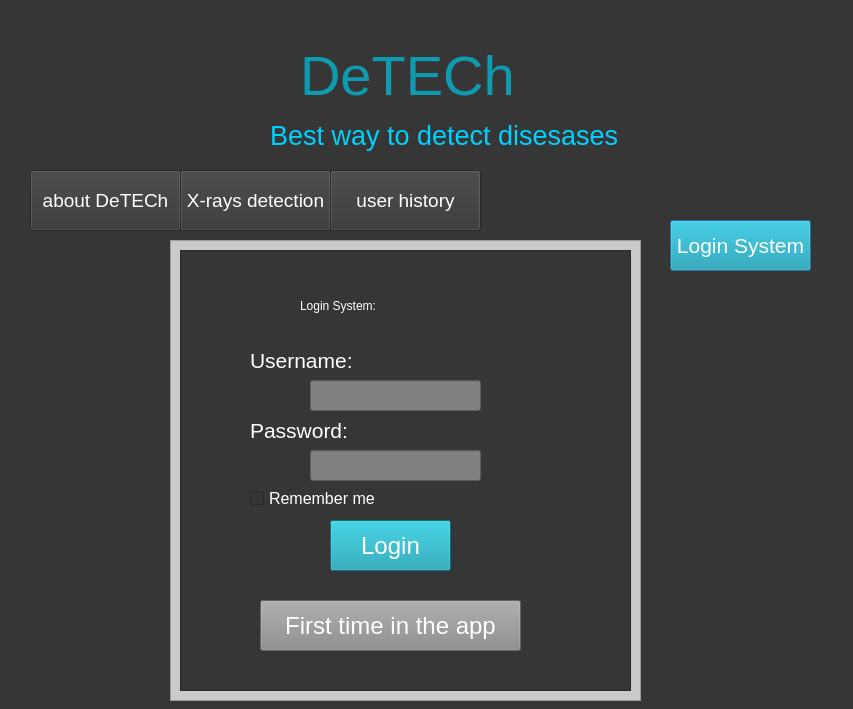
<?xml version="1.0" encoding="UTF-8"?>
<ui version="4.0">
 <class>Dialog</class>
 <widget class="QDialog" name="Dialog">
  <property name="geometry">
   <rect>
    <x>0</x>
    <y>0</y>
    <width>853</width>
    <height>709</height>
   </rect>
  </property>
  <property name="windowTitle">
   <string>Dialog</string>
  </property>
  <property name="styleSheet">
   <string notr="true">background-color: rgb(54, 54, 54);</string>
  </property>
  <widget class="QPushButton" name="pushButton">
   <property name="geometry">
    <rect>
     <x>670</x>
     <y>220</y>
     <width>141</width>
     <height>51</height>
    </rect>
   </property>
   <property name="styleSheet">
    <string notr="true">background-color: rgb(14, 154, 175);
color: rgb(255,255,255);
font-size: 16pt
</string>
   </property>
   <property name="text">
    <string>Login System</string>
   </property>
  </widget>
  <widget class="QLabel" name="label_2">
   <property name="geometry">
    <rect>
     <x>300</x>
     <y>20</y>
     <width>211</width>
     <height>111</height>
    </rect>
   </property>
   <property name="styleSheet">
    <string notr="true">color: rgb(14, 154, 175);
font-size: 42pt </string>
   </property>
   <property name="text">
    <string>DeTECh</string>
   </property>
  </widget>
  <widget class="QLabel" name="label_6">
   <property name="geometry">
    <rect>
     <x>270</x>
     <y>120</y>
     <width>351</width>
     <height>31</height>
    </rect>
   </property>
   <property name="styleSheet">
    <string notr="true">color: rgb(0, 209, 255);
font-size: 20pt 
</string>
   </property>
   <property name="text">
    <string>Best way to detect disesases</string>
   </property>
  </widget>
  <widget class="QLabel" name="label_12">
   <property name="geometry">
    <rect>
     <x>660</x>
     <y>130</y>
     <width>141</width>
     <height>91</height>
    </rect>
   </property>
   <property name="text">
    <string/>
   </property>
   <property name="pixmap">
    <pixmap>books3.png</pixmap>
   </property>
  </widget>
  <widget class="QPushButton" name="pushButton_5">
   <property name="geometry">
    <rect>
     <x>330</x>
     <y>170</y>
     <width>151</width>
     <height>61</height>
    </rect>
   </property>
   <property name="styleSheet">
    <string notr="true">background-color: rgb(54, 54, 54);
color: rgb(255,255,255);
font-size: 14pt
</string>
   </property>
   <property name="text">
    <string>user history</string>
   </property>
   <property name="default">
    <bool>false</bool>
   </property>
   <property name="flat">
    <bool>false</bool>
   </property>
  </widget>
  <widget class="QPushButton" name="pushButton_6">
   <property name="geometry">
    <rect>
     <x>30</x>
     <y>170</y>
     <width>151</width>
     <height>61</height>
    </rect>
   </property>
   <property name="styleSheet">
    <string notr="true">background-color: rgb(54, 54, 54);
color: rgb(255,255,255);
font-size: 14pt
</string>
   </property>
   <property name="text">
    <string>about DeTECh</string>
   </property>
   <property name="default">
    <bool>false</bool>
   </property>
   <property name="flat">
    <bool>false</bool>
   </property>
  </widget>
  <widget class="QPushButton" name="pushButton_7">
   <property name="geometry">
    <rect>
     <x>180</x>
     <y>170</y>
     <width>151</width>
     <height>61</height>
    </rect>
   </property>
   <property name="styleSheet">
    <string notr="true">background-color: rgb(54, 54, 54);
color: rgb(255,255,255);
font-size: 14pt
</string>
   </property>
   <property name="text">
    <string>X-rays detection</string>
   </property>
   <property name="default">
    <bool>false</bool>
   </property>
   <property name="flat">
    <bool>false</bool>
   </property>
  </widget>
  <widget class="QLabel" name="label">
   <property name="geometry">
    <rect>
     <x>520</x>
     <y>30</y>
     <width>91</width>
     <height>91</height>
    </rect>
   </property>
   <property name="text">
    <string/>
   </property>
   <property name="pixmap">
    <pixmap>logo1.png</pixmap>
   </property>
  </widget>
  <widget class="QFrame" name="frame_2">
   <property name="geometry">
    <rect>
     <x>170</x>
     <y>240</y>
     <width>471</width>
     <height>461</height>
    </rect>
   </property>
   <property name="styleSheet">
    <string notr="true">background-color: rgb(202,202,202);</string>
   </property>
   <property name="frameShape">
    <enum>QFrame::StyledPanel</enum>
   </property>
   <property name="frameShadow">
    <enum>QFrame::Raised</enum>
   </property>
   <widget class="QFrame" name="frame">
    <property name="geometry">
     <rect>
      <x>10</x>
      <y>10</y>
      <width>451</width>
      <height>441</height>
     </rect>
    </property>
    <property name="styleSheet">
     <string notr="true">background-color: rgb(54,54,54);</string>
    </property>
    <property name="frameShape">
     <enum>QFrame::StyledPanel</enum>
    </property>
    <property name="frameShadow">
     <enum>QFrame::Raised</enum>
    </property>
    <widget class="QCheckBox" name="checkBox">
     <property name="geometry">
      <rect>
       <x>70</x>
       <y>240</y>
       <width>131</width>
       <height>17</height>
      </rect>
     </property>
     <property name="styleSheet">
      <string notr="true">color: rgb(255,255,255);
font-size: 12pt</string>
     </property>
     <property name="text">
      <string>Remember me</string>
     </property>
    </widget>
    <widget class="QPushButton" name="pushButton_2">
     <property name="geometry">
      <rect>
       <x>150</x>
       <y>270</y>
       <width>121</width>
       <height>51</height>
      </rect>
     </property>
     <property name="styleSheet">
      <string notr="true">background-color: rgb(14, 154, 175);
color: rgb(255,255,255);
font-size: 18pt
</string>
     </property>
     <property name="text">
      <string>Login</string>
     </property>
    </widget>
    <widget class="QLabel" name="label_4">
     <property name="geometry">
      <rect>
       <x>70</x>
       <y>100</y>
       <width>111</width>
       <height>21</height>
      </rect>
     </property>
     <property name="styleSheet">
      <string notr="true">color: rgb(255,255,255);
font-size: 16pt</string>
     </property>
     <property name="text">
      <string>Username:</string>
     </property>
    </widget>
    <widget class="QLineEdit" name="lineEdit_4">
     <property name="geometry">
      <rect>
       <x>130</x>
       <y>130</y>
       <width>171</width>
       <height>31</height>
      </rect>
     </property>
     <property name="autoFillBackground">
      <bool>false</bool>
     </property>
     <property name="styleSheet">
      <string notr="true">background-color: rgb(129, 129, 129);
color: rgb(42, 42, 42);
font-size: 12pt
</string>
     </property>
     <property name="text">
      <string/>
     </property>
     <property name="placeholderText">
      <string/>
     </property>
    </widget>
    <widget class="QLabel" name="label_3">
     <property name="geometry">
      <rect>
       <x>120</x>
       <y>20</y>
       <width>221</width>
       <height>71</height>
      </rect>
     </property>
     <property name="styleSheet">
      <string notr="true">background-color: rgb(54,54,54);
color: rgb(255, 255, 255);
font: 75 28pt &quot;MS Shell Dlg 2&quot;;</string>
     </property>
     <property name="text">
      <string>Login System:</string>
     </property>
    </widget>
    <widget class="QLineEdit" name="lineEdit_3">
     <property name="geometry">
      <rect>
       <x>130</x>
       <y>200</y>
       <width>171</width>
       <height>31</height>
      </rect>
     </property>
     <property name="autoFillBackground">
      <bool>false</bool>
     </property>
     <property name="styleSheet">
      <string notr="true">background-color: rgb(129, 129, 129);
color: rgb(42, 42, 42);
font-size: 12pt</string>
     </property>
     <property name="inputMethodHints">
      <set>Qt::ImhSensitiveData</set>
     </property>
     <property name="text">
      <string/>
     </property>
     <property name="placeholderText">
      <string/>
     </property>
    </widget>
    <widget class="QLabel" name="label_5">
     <property name="geometry">
      <rect>
       <x>70</x>
       <y>170</y>
       <width>111</width>
       <height>21</height>
      </rect>
     </property>
     <property name="styleSheet">
      <string notr="true">color: rgb(255,255,255);
font-size: 16pt</string>
     </property>
     <property name="text">
      <string>Password:</string>
     </property>
    </widget>
    <widget class="QPushButton" name="pushButton_3">
     <property name="geometry">
      <rect>
       <x>80</x>
       <y>350</y>
       <width>261</width>
       <height>51</height>
      </rect>
     </property>
     <property name="styleSheet">
      <string notr="true">
color: rgb(255,255,255);
background-color: rgb(140, 140, 140);
font-size: 18pt
</string>
     </property>
     <property name="text">
      <string>First time in the app</string>
     </property>
    </widget>
   </widget>
  </widget>
  <zorder>frame_2</zorder>
  <zorder>label_2</zorder>
  <zorder>label_6</zorder>
  <zorder>label_12</zorder>
  <zorder>pushButton</zorder>
  <zorder>pushButton_5</zorder>
  <zorder>pushButton_6</zorder>
  <zorder>pushButton_7</zorder>
  <zorder>label</zorder>
 </widget>
 <resources/>
 <connections/>
</ui>
